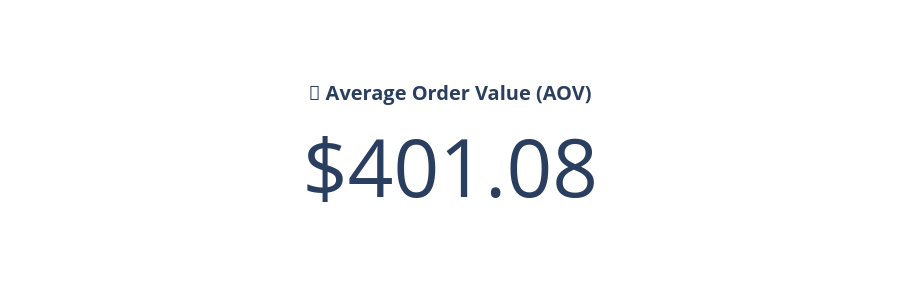

The cell this chart's notebook holds for it:
### Code cell
fig = go.Figure(go.Indicator(
    mode="number",
    value=aov,
    number={
        "prefix": "$",
        "valueformat": ",.2f"
    },
    title={
        "text": "<b>🛒 Average Order Value (AOV)</b>"
    }
))

fig.update_layout(
    template="plotly_white",
    height=300,
    font=dict(size=18),
    margin=dict(t=60, b=30, l=30, r=30)
)

fig.show()

### Figure 1 — Plotly figure (JSON) as saved in the notebook; plotly's stock layout.template omitted (floating-point values rounded to 4 significant figures)
{"data": [{"mode": "number", "number": {"prefix": "$", "valueformat": ",.2f"}, "title": {"text": "<b>🛒 Average Order Value (AOV)</b>"}, "type": "indicator", "value": 401.1}], "layout": {"font": {"size": 18}, "height": 300, "margin": {"b": 30, "l": 30, "r": 30, "t": 60}}}
